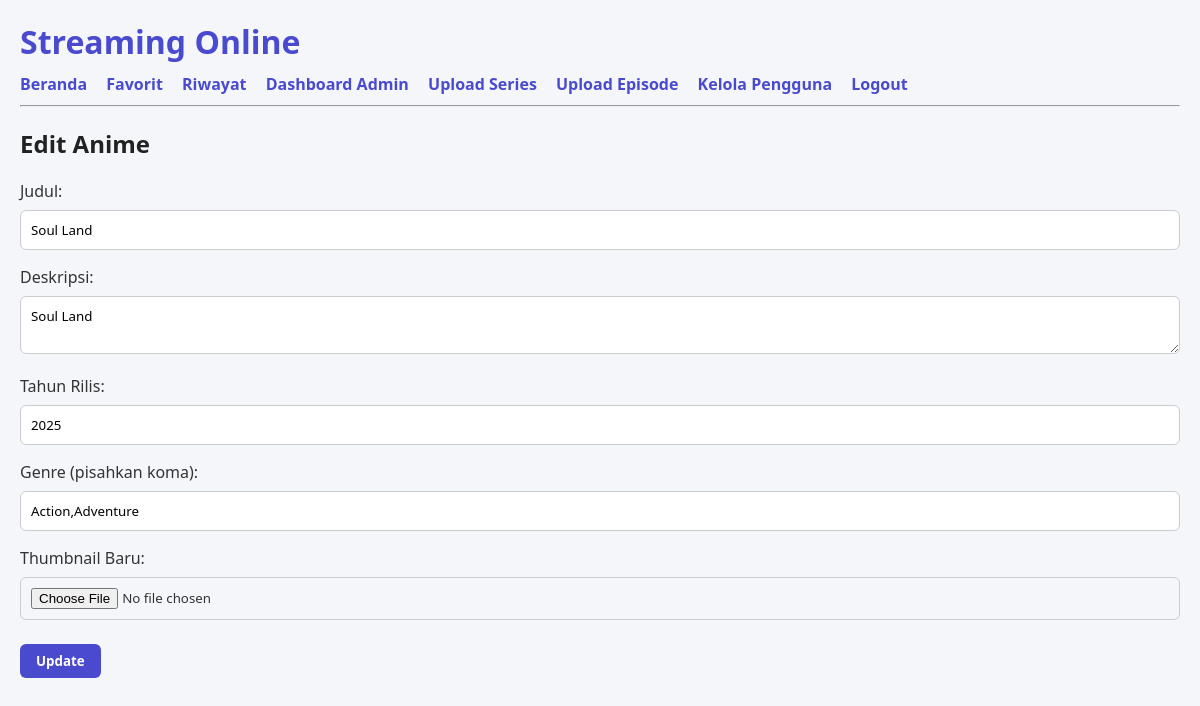
Screenshot of /edit-anime.php?id=3 (signed in) with the database file from the repository.
### tables this page shows
CREATE TABLE anime_series (
    id INTEGER PRIMARY KEY AUTOINCREMENT,
    title TEXT,
    description TEXT,
    release_year INTEGER,
    genre TEXT,
    thumbnail_url TEXT
);

### edit-anime.php (the view, shortened to what this page needs)
<?php
include 'config.php';
include 'header.php';
$id = (int)$_GET['id'];
$stmt = $conn->prepare("SELECT * FROM anime_series WHERE id = ?");
$stmt->execute([$id]);
$anime = $stmt->fetch(PDO::FETCH_ASSOC);
?>
<h2>Edit Anime</h2>
<form method="POST" enctype="multipart/form-data">
  Judul: <input name="title" value="<?= htmlspecialchars($anime['title']) ?>"><br>
  Deskripsi: <textarea name="description"><?= htmlspecialchars($anime['description']) ?></textarea><br>
  Tahun Rilis: <input type="number" name="year" value="<?= htmlspecialchars($anime['release_year']) ?>"><br>
  Genre (pisahkan koma): <input name="genre" value="<?= htmlspecialchars($anime['genre']) ?>"><br>
  Thumbnail Baru: <input type="file" name="thumbnail" accept="image/*"><br>
  <button type="submit">Update</button>
</form>

### style1-final.css (style rules this page uses)
* { margin: 0; padding: 0; box-sizing: border-box; font-family: 'Segoe UI', Tahoma, Geneva, Verdana, sans-serif; }
body { background-color: #f4f6f9; color: #333; padding: 20px; }
form { margin: 20px 0; }
input, select, textarea, button { padding: 10px; border: 1px solid #ccc; border-radius: 6px; margin-top: 8px; margin-bottom: 16px; width: 100%; }
button { background-color: #4a4acf; color: white; border: none; font-weight: bold; cursor: pointer; padding: 8px 16px; border-radius: 6px; width: auto; white-space: nowrap; }
h2, h3 { margin: 20px 0 10px; color: #222; }

### rows the page displays
anime_series: title "Soul Land", description "Soul Land", year "2025", genre "Action,Adventure"
